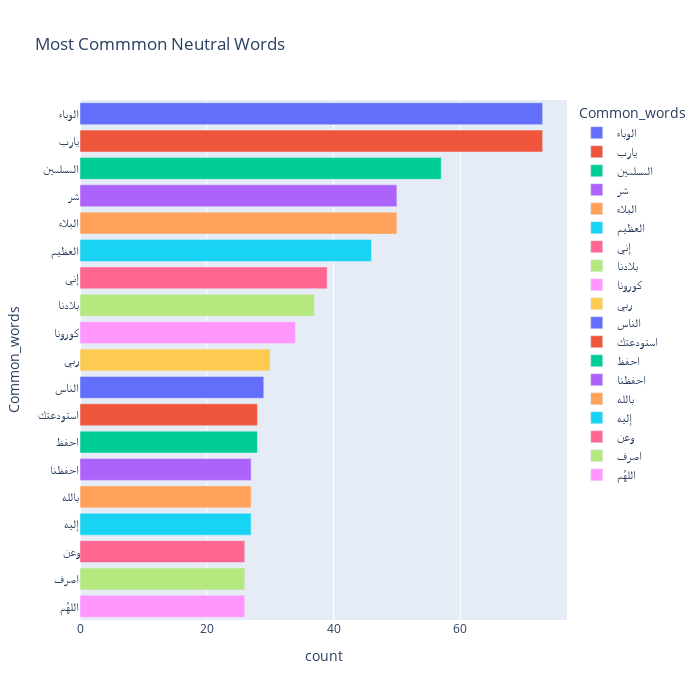

Notebook cell for this chart:
### Code cell
fig = px.bar(temp_neutral, x="count", y="Common_words", title='Most Commmon Neutral Words', orientation='h', 
             width=700, height=700,color='Common_words')
fig.show()

### Figure 1 — Plotly figure (JSON) as saved in the notebook; plotly's stock layout.template omitted (floating-point values rounded to 4 significant figures)
{"data": [{"alignmentgroup": "True", "hovertemplate": "Common_words=%{y}<br>count=%{x}<extra></extra>", "legendgroup": "الوباء", "marker": {"color": "#636efa"}, "name": "الوباء", "offsetgroup": "الوباء", "orientation": "h", "showlegend": true, "textposition": "auto", "type": "bar", "x": [73], "xaxis": "x", "y": ["الوباء"], "yaxis": "y"}, {"alignmentgroup": "True", "hovertemplate": "Common_words=%{y}<br>count=%{x}<extra></extra>", "legendgroup": "يارب", "marker": {"color": "#EF553B"}, "name": "يارب", "offsetgroup": "يارب", "orientation": "h", "showlegend": true, "textposition": "auto", "type": "bar", "x": [73], "xaxis": "x", "y": ["يارب"], "yaxis": "y"}, {"alignmentgroup": "True", "hovertemplate": "Common_words=%{y}<br>count=%{x}<extra></extra>", "legendgroup": "المسلمين", "marker": {"color": "#00cc96"}, "name": "المسلمين", "offsetgroup": "المسلمين", "orientation": "h", "showlegend": true, "textposition": "auto", "type": "bar", "x": [57], "xaxis": "x", "y": ["المسلمين"], "yaxis": "y"}, {"alignmentgroup": "True", "hovertemplate": "Common_words=%{y}<br>count=%{x}<extra></extra>", "legendgroup": "شر", "marker": {"color": "#ab63fa"}, "name": "شر", "offsetgroup": "شر", "orientation": "h", "showlegend": true, "textposition": "auto", "type": "bar", "x": [50], "xaxis": "x", "y": ["شر"], "yaxis": "y"}, {"alignmentgroup": "True", "hovertemplate": "Common_words=%{y}<br>count=%{x}<extra></extra>", "legendgroup": "البلاء", "marker": {"color": "#FFA15A"}, "name": "البلاء", "offsetgroup": "البلاء", "orientation": "h", "showlegend": true, "textposition": "auto", "type": "bar", "x": [50], "xaxis": "x", "y": ["البلاء"], "yaxis": "y"}, {"alignmentgroup": "True", "hovertemplate": "Common_words=%{y}<br>count=%{x}<extra></extra>", "legendgroup": "العظيم", "marker": {"color": "#19d3f3"}, "name": "العظيم", "offsetgroup": "العظيم", "orientation": "h", "showlegend": true, "textposition": "auto", "type": "bar", "x": [46], "xaxis": "x", "y": ["العظيم"], "yaxis": "y"}, {"alignmentgroup": "True", "hovertemplate": "Common_words=%{y}<br>count=%{x}<extra></extra>", "legendgroup": "إني", "marker": {"color": "#FF6692"}, "name": "إني", "offsetgroup": "إني", "orientation": "h", "showlegend": true, "textposition": "auto", "type": "bar", "x": [39], "xaxis": "x", "y": ["إني"], "yaxis": "y"}, {"alignmentgroup": "True", "hovertemplate": "Common_words=%{y}<br>count=%{x}<extra></extra>", "legendgroup": "بلادنا", "marker": {"color": "#B6E880"}, "name": "بلادنا", "offsetgroup": "بلادنا", "orientation": "h", "showlegend": true, "textposition": "auto", "type": "bar", "x": [37], "xaxis": "x", "y": ["بلادنا"], "yaxis": "y"}, {"alignmentgroup": "True", "hovertemplate": "Common_words=%{y}<br>count=%{x}<extra></extra>", "legendgroup": "كورونا", "marker": {"color": "#FF97FF"}, "name": "كورونا", "offsetgroup": "كورونا", "orientation": "h", "showlegend": true, "textposition": "auto", "type": "bar", "x": [34], "xaxis": "x", "y": ["كورونا"], "yaxis": "y"}, {"alignmentgroup": "True", "hovertemplate": "Common_words=%{y}<br>count=%{x}<extra></extra>", "legendgroup": "ربي", "marker": {"color": "#FECB52"}, "name": "ربي", "offsetgroup": "ربي", "orientation": "h", "showlegend": true, "textposition": "auto", "type": "bar", "x": [30], "xaxis": "x", "y": ["ربي"], "yaxis": "y"}, {"alignmentgroup": "True", "hovertemplate": "Common_words=%{y}<br>count=%{x}<extra></extra>", "legendgroup": "الناس", "marker": {"color": "#636efa"}, "name": "الناس", "offsetgroup": "الناس", "orientation": "h", "showlegend": true, "textposition": "auto", "type": "bar", "x": [29], "xaxis": "x", "y": ["الناس"], "yaxis": "y"}, {"alignmentgroup": "True", "hovertemplate": "Common_words=%{y}<br>count=%{x}<extra></extra>", "legendgroup": "استودعتك", "marker": {"color": "#EF553B"}, "name": "استودعتك", "offsetgroup": "استودعتك", "orientation": "h", "showlegend": true, "textposition": "auto", "type": "bar", "x": [28], "xaxis": "x", "y": ["استودعتك"], "yaxis": "y"}, {"alignmentgroup": "True", "hovertemplate": "Common_words=%{y}<br>count=%{x}<extra></extra>", "legendgroup": "احفظ", "marker": {"color": "#00cc96"}, "name": "احفظ", "offsetgroup": "احفظ", "orientation": "h", "showlegend": true, "textposition": "auto", "type": "bar", "x": [28], "xaxis": "x", "y": ["احفظ"], "yaxis": "y"}, {"alignmentgroup": "True", "hovertemplate": "Common_words=%{y}<br>count=%{x}<extra></extra>", "legendgroup": "احفظنا", "marker": {"color": "#ab63fa"}, "name": "احفظنا", "offsetgroup": "احفظنا", "orientation": "h", "showlegend": true, "textposition": "auto", "type": "bar", "x": [27], "xaxis": "x", "y": ["احفظنا"], "yaxis": "y"}, {"alignmentgroup": "True", "hovertemplate": "Common_words=%{y}<br>count=%{x}<extra></extra>", "legendgroup": "بالله", "marker": {"color": "#FFA15A"}, "name": "بالله", "offsetgroup": "بالله", "orientation": "h", "showlegend": true, "textposition": "auto", "type": "bar", "x": [27], "xaxis": "x", "y": ["بالله"], "yaxis": "y"}, {"alignmentgroup": "True", "hovertemplate": "Common_words=%{y}<br>count=%{x}<extra></extra>", "legendgroup": "إليه", "marker": {"color": "#19d3f3"}, "name": "إليه", "offsetgroup": "إليه", "orientation": "h", "showlegend": true, "textposition": "auto", "type": "bar", "x": [27], "xaxis": "x", "y": ["إليه"], "yaxis": "y"}, {"alignmentgroup": "True", "hovertemplate": "Common_words=%{y}<br>count=%{x}<extra></extra>", "legendgroup": "وعن", "marker": {"color": "#FF6692"}, "name": "وعن", "offsetgroup": "وعن", "orientation": "h", "showlegend": true, "textposition": "auto", "type": "bar", "x": [26], "xaxis": "x", "y": ["وعن"], "yaxis": "y"}, {"alignmentgroup": "True", "hovertemplate": "Common_words=%{y}<br>count=%{x}<extra></extra>", "legendgroup": "اصرف", "marker": {"color": "#B6E880"}, "name": "اصرف", "offsetgroup": "اصرف", "orientation": "h", "showlegend": true, "textposition": "auto", "type": "bar", "x": [26], "xaxis": "x", "y": ["اصرف"], "yaxis": "y"}, {"alignmentgroup": "True", "hovertemplate": "Common_words=%{y}<br>count=%{x}<extra></extra>", "legendgroup": "اللهُم", "marker": {"color": "#FF97FF"}, "name": "اللهُم", "offsetgroup": "اللهُم", "orientation": "h", "showlegend": true, "textposition": "auto", "type": "bar", "x": [26], "xaxis": "x", "y": ["اللهُم"], "yaxis": "y"}], "layout": {"barmode": "relative", "height": 700, "legend": {"title": {"text": "Common_words"}, "tracegroupgap": 0}, "title": {"text": "Most Commmon Neutral Words"}, "width": 700, "xaxis": {"anchor": "y", "domain": [0, 1], "title": {"text": "count"}}, "yaxis": {"anchor": "x", "categoryarray": ["اللهُم", "اصرف", "وعن", "إليه", "بالله", "احفظنا", "احفظ", "استودعتك", "الناس", "ربي", "كورونا", "بلادنا", "إني", "العظيم", "البلاء", "شر", "المسلمين", "يارب", "الوباء"], "categoryorder": "array", "domain": [0, 1], "title": {"text": "Common_words"}}}}
